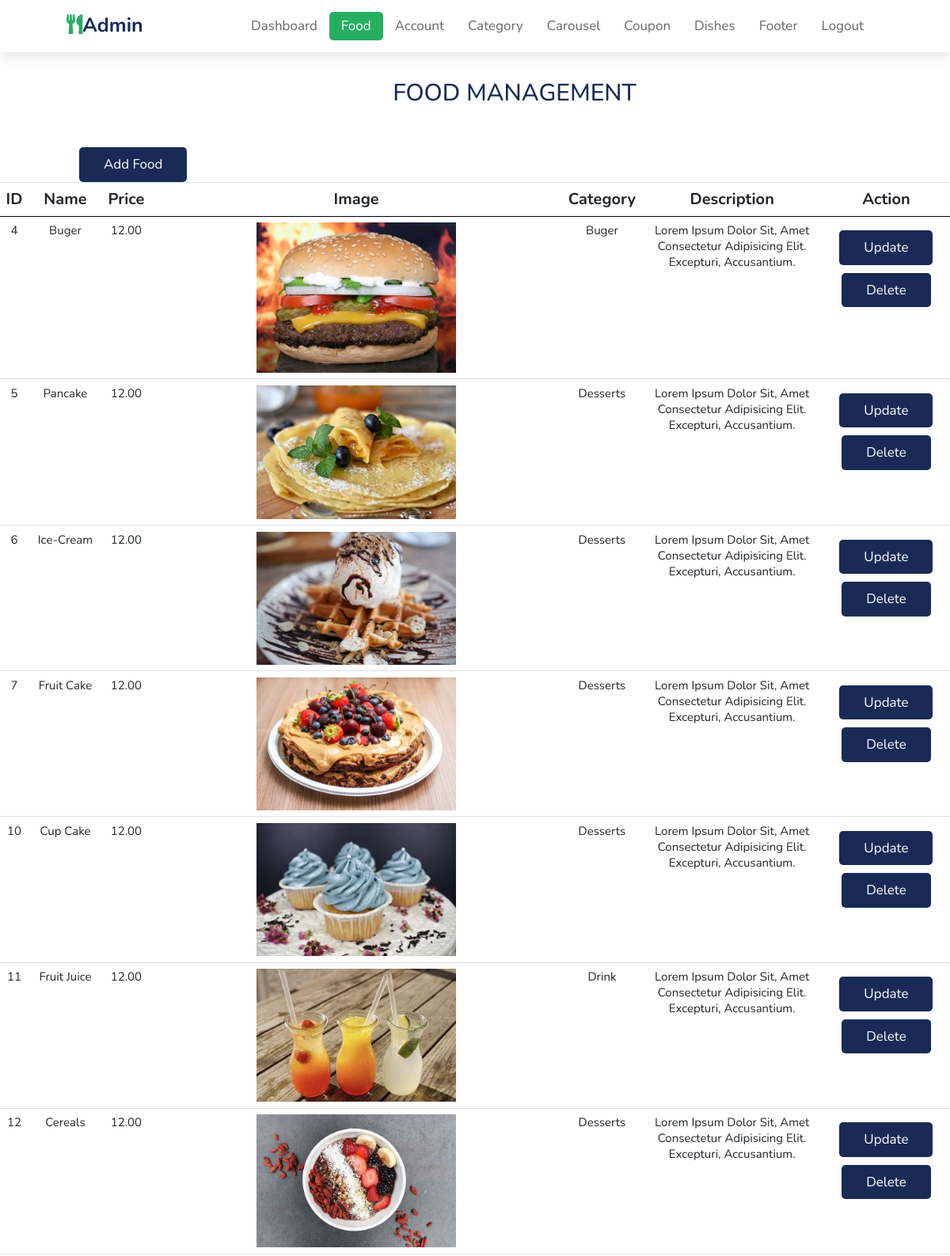
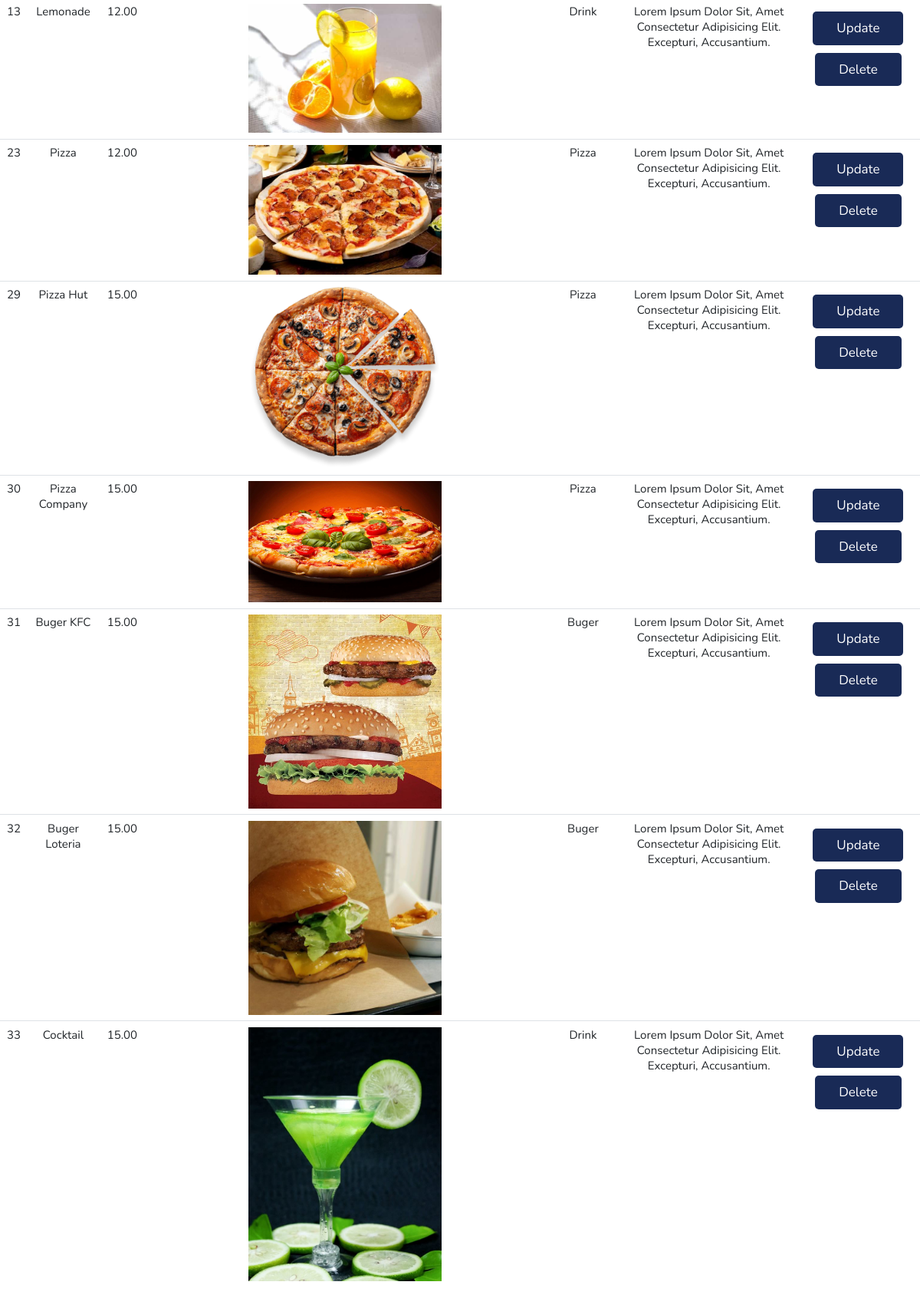
Screenshot of /admin/food.php (signed in) with the database file from the repository (2 pictures, top to bottom).
### tables this page shows
CREATE TABLE `food` (
  `Food_ID` int(10) UNSIGNED NOT NULL,
  `Name` varchar(100) NOT NULL,
  `Price` decimal(4,2) NOT NULL,
  `Image` varchar(255) NOT NULL,
  `Category_ID` int(10) UNSIGNED NOT NULL,
  `Description` text NOT NULL
);

CREATE TABLE `category` (
  `Category_ID` int(10) UNSIGNED NOT NULL,
  `Category_Name` varchar(100) NOT NULL
);

### admin/config/constant.php (called while the page is built, shortened)
<?php
    $url = "http://localhost/Do_an/";
?>

### admin/food.php (the view, shortened to what this page needs)
<?php
include("./config/constant.php");
?>
<html lang="en">
<head>
    <link rel="stylesheet" href="https://cdnjs.cloudflare.com/ajax/libs/font-awesome/5.15.3/css/all.min.css">
    <link rel="stylesheet" href="https://cdn.jsdelivr.net/npm/bootstrap@4.6.0/dist/css/bootstrap.min.css">
    <link rel="stylesheet" href="../css/style.css">
    <link rel="stylesheet" href="./css/admin.css">
    <link rel="stylesheet" href="./css/add__modal.css">
</head>
<body>
    <header>
        <a href="#" class="logo"><i class="fas fa-utensils"></i>Admin</a>
        <nav class="navbar">
            <a href="index.php">dashboard</a>
            <a href="food.php" class="active">food</a>
            <a href="account.php">account</a>
            <a href="category.php">category</a>
            <a href="carousel.php">carousel</a>
            <a href="coupon.php">coupon</a>
            <a href="dishes.php">dishes</a>
            <a href="footer.php">footer</a>
            <a href="./function/logout.php">logout</a>
        </nav>
    </header>
    <div class="header">
        <h1 class="heading"> Food Management </h1>
    </div>
    <div class="icon add">
        <a id="addFood" href="#" class="btn">Add Food</a>
    </div>
    <div class="table">
        <table class="tb-1">
            <tr>
                <th>ID</th>
                <th>Name</th>
                <th>Price</th>
                <th>Image</th>
                <th>Category</th>
                <th>Description</th>
                <th>Action</th>
            </tr>
            <?php
                $sql = "SELECT Food.Food_ID, Food.Name, Food.Price, Food.Image, Food.Description, Category.Category_Name
                        FROM Food, Category
                        Where Food.Category_ID = Category.Category_ID
                        ";
                $res = mysqli_query($conn, $sql);
                if($res == TRUE) {
                    $count = mysqli_num_rows($res);
                    if($count > 0) {
                        while($rows = mysqli_fetch_assoc($res)) {
                            $id = $rows['Food_ID'];
                            $name = $rows['Name'];
                            $price = $rows['Price'];
                            $img = $rows['Image'];
                            $desc = $rows['Description'];
                            $category = $rows['Category_Name'];
                            ?>
                                <tr>
                                    <td><?php echo $id ?></td>
                                    <td><?php echo $name ?></td>
                                    <td><?php echo $price ?></td>
                                    <td>
                                        <img src="<?php echo $url; ?>images/food/<?php echo $img?>" width="50%"/>
                                    </td>
                                    <td><?php echo $category ?></td>
                                    <td><?php echo $desc ?></td>
                                    <td>
                                        <button class="btn editBtn" name="editBtn">Update</button>
                                        <a href="<?php echo $url; ?>admin/function/add-delete-food/delete-food.php?id=<?php echo $id ?>" class="btn">Delete</a>
                                    </td>
                                </tr>
                            <?php
                        }
                    }
                }
                else {
                    echo "Error";
                }
            ?>
        </table>
    </div>
</body>
</html>

### css/style.css (style rules this page uses)
:root { --green: #27ae60; --black: #192a56; --light-color: #666; --box-shadow: 0 0.5rem 1.5rem rgba(0, 0, 0, 0.1); }
* { font-family: "Nunito", sans-serif; margin: 0; padding: 0; box-sizing: border-box; text-decoration: none; text-transform: capitalize; outline: none; border: none; transition: all 0.2s linear; }
html { font-size: 62.5%; overflow-x: hidden; scroll-padding-top: 5.5rem; scroll-behavior: smooth; }
.heading { text-align: center; color: var(--black); font-size: 3rem; padding-bottom: 2rem; text-transform: uppercase; }
.btn { margin-top: 1rem; display: inline-block; font-size: 1.7rem; color: #fff; background: var(--black); border-radius: 0.5rem; cursor: pointer; padding: 0.8rem 3rem; }
header { position: fixed; top: 0; left: 0; right: 0; background: #fff; padding: 1rem 7%; display: flex; align-items: center; justify-content: space-between; z-index: 1000; box-shadow: var(--box-shadow); }
header .logo { color: var(--black); font-size: 2.5rem; font-weight: bolder; }
header .logo i { color: var(--green); }
header .navbar a { font-size: 1.7rem; border-radius: 0.5rem; padding: 0.5rem 1.5rem; color: var(--light-color); }
header .navbar a.active, header .navbar a:hover { color: #fff; background: var(--green); text-decoration: none; }

### admin/css/admin.css (style rules this page uses)
.header { margin: 10rem 0 0 10rem; }
.add { margin: 2rem 0 0 10rem; }
.tb-1 { width: 100%; }
table tr th { border-bottom: 1px solid black; padding: 2rem 2rem 2rem 0; text-align: center; font-size: 20px; }
table tr td { padding: 2rem 2rem 2rem 0; font-size: 15px; text-align: center; }

### rows the page displays
food: Food_ID "4", Name "Buger", Price "12.00", Image (picture), Category_ID.Category_Name "Buger", Description "Lorem Ipsum Dolor Sit, Amet Consectetur Adipisicing Elit. Excepturi, Accusantium."
food: Food_ID "5", Name "Pancake", Price "12.00", Image (picture), Category_ID.Category_Name "Desserts", Description "Lorem Ipsum Dolor Sit, Amet Consectetur Adipisicing Elit. Excepturi, Accusantium."
food: Food_ID "6", Name "Ice-Cream", Price "12.00", Image (picture), Category_ID.Category_Name "Desserts", Description "Lorem Ipsum Dolor Sit, Amet Consectetur Adipisicing Elit. Excepturi, Accusantium."
food: Food_ID "7", Name "Fruit Cake", Price "12.00", Image (picture), Category_ID.Category_Name "Desserts", Description "Lorem Ipsum Dolor Sit, Amet Consectetur Adipisicing Elit. Excepturi, Accusantium."
food: Food_ID "10", Name "Cup Cake", Price "12.00", Image (picture), Category_ID.Category_Name "Desserts", Description "Lorem Ipsum Dolor Sit, Amet Consectetur Adipisicing Elit. Excepturi, Accusantium."
food: Food_ID "11", Name "Fruit Juice", Price "12.00", Image (picture), Category_ID.Category_Name "Drink", Description "Lorem Ipsum Dolor Sit, Amet Consectetur Adipisicing Elit. Excepturi, Accusantium."
food: Food_ID "12", Name "Cereals", Price "12.00", Image (picture), Category_ID.Category_Name "Desserts", Description "Lorem Ipsum Dolor Sit, Amet Consectetur Adipisicing Elit. Excepturi, Accusantium."
food: Food_ID "13", Name "Lemonade", Price "12.00", Image (picture), Category_ID.Category_Name "Drink", Description "Lorem Ipsum Dolor Sit, Amet Consectetur Adipisicing Elit. Excepturi, Accusantium."
food: Food_ID "23", Name "Pizza", Price "12.00", Image (picture), Category_ID.Category_Name "Pizza", Description "Lorem Ipsum Dolor Sit, Amet Consectetur Adipisicing Elit. Excepturi, Accusantium."
food: Food_ID "29", Name "Pizza Hut", Price "15.00", Image (picture), Category_ID.Category_Name "Pizza", Description "Lorem Ipsum Dolor Sit, Amet Consectetur Adipisicing Elit. Excepturi, Accusantium."
food: Food_ID "30", Name "Pizza Company", Price "15.00", Image (picture), Category_ID.Category_Name "Pizza", Description "Lorem Ipsum Dolor Sit, Amet Consectetur Adipisicing Elit. Excepturi, Accusantium."
food: Food_ID "31", Name "Buger KFC", Price "15.00", Image (picture), Category_ID.Category_Name "Buger", Description "Lorem Ipsum Dolor Sit, Amet Consectetur Adipisicing Elit. Excepturi, Accusantium."
food: Food_ID "32", Name "Buger Loteria", Price "15.00", Image (picture), Category_ID.Category_Name "Buger", Description "Lorem Ipsum Dolor Sit, Amet Consectetur Adipisicing Elit. Excepturi, Accusantium."
food: Food_ID "33", Name "Cocktail", Price "15.00", Image (picture), Category_ID.Category_Name "Drink", Description "Lorem Ipsum Dolor Sit, Amet Consectetur Adipisicing Elit. Excepturi, Accusantium."
